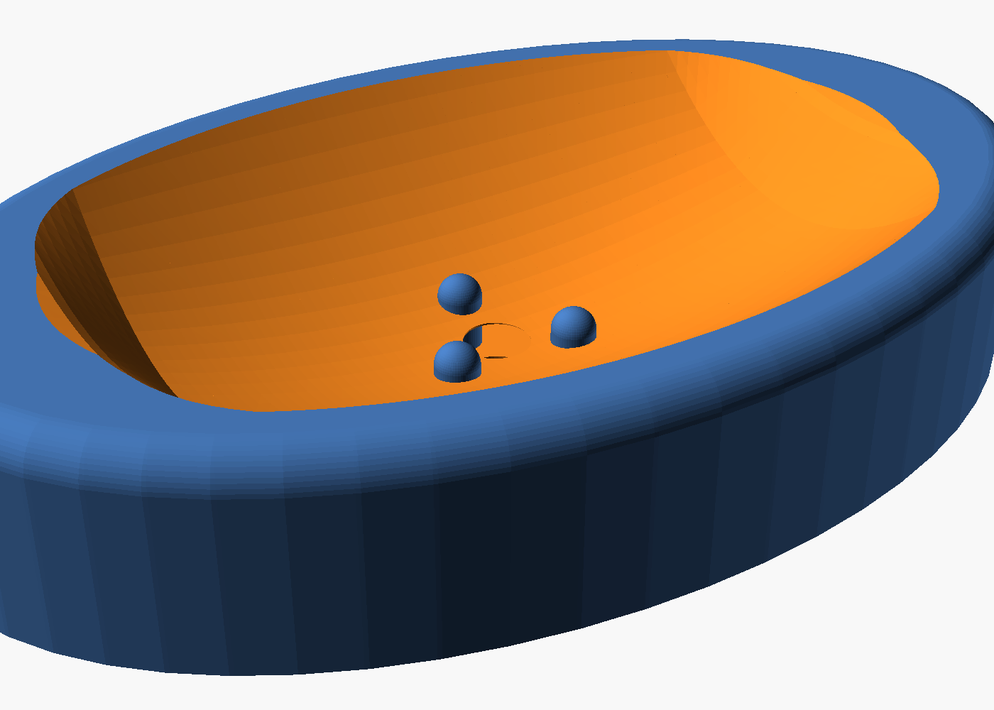
#> input picture tvalkopp/bat_sump_iso.png, 994 x 710 px, shrunk from 1400 x 1000 before the run
$ python rita_tvalkopp_sump.py
#> lines starting #> are read from the running program, lines starting #| are printed output that depends on the picture
#!/usr/bin/env python3
# -*- coding: utf-8 -*-
"""Sump + perch för sista tunna skivan. Genererar: tvalkopp_sump_ritning.png"""
import os
import numpy as np
import matplotlib
matplotlib.use("Agg")
import matplotlib.pyplot as plt
from matplotlib.patches import Polygon, Rectangle, Circle, FancyBboxPatch
from matplotlib.gridspec import GridSpec

# parametrar (= tvalkopp_bat.scad)
L, W, T = 90.0, 60.0, 25.0
fmin, cdip, Sh, xsh_ex, deckex, Yb = 7.0, 8.0, 12.0, 10.0, 17.0, 44.0
half = L/2; xs = half; xsh = xs+xsh_ex; Xb = xsh+deckex; H = fmin+cdip+Sh+6
sump_r, sump_d, nub_r, peg_d, nub_above, drain_d = 17.0, 5.0, 10.0, 6.0, 5.0, 9.0
def zlen(x):
    a=abs(x)
    if a<=xs:  return fmin+cdip*(a/xs)**2
    if a<=xsh: return (fmin+cdip)+Sh*((a-xs)/(xsh-xs))
    if a<=Xb:  return (fmin+cdip+Sh)+(H-(fmin+cdip+Sh))*((a-xsh)/(Xb-xsh))
    return H
sumpz = fmin - sump_d          # 2
nubtop = fmin + nub_above      # 12
sliver_h = 5

DISH, DISH_E = "#d9d9d9", "#4d4d4d"
DIM, NOTE, GRN, RED, WATER, SOAP = "#555555", "#222222", "#0a8f3c", "#d62728", "#7fb3e0", "#c1611f"

fig = plt.figure(figsize=(15.5, 8.8))
gs = GridSpec(2, 2, height_ratios=[1.0, 0.34], width_ratios=[1.05,1.0],
              hspace=0.14, wspace=0.08, left=0.03, right=0.985, top=0.90, bottom=0.04)

ax0 = fig.add_subplot(gs[0,0]); ax0.axis("off")
ax0.set_title("3D – sump + knottror i botten", fontsize=12, fontweight="bold")
if os.path.exists("bat_sump_iso.png"): ax0.imshow(plt.imread("bat_sump_iso.png"))

# zoomad centersektion
ax = fig.add_subplot(gs[0,1]); ax.set_aspect("equal"); ax.axis("off")
ax.set_title("Centrum i snitt – hur slutskivan hålls torr", fontsize=12, fontweight="bold")
xr = np.linspace(-34,-sump_r,30); xl = np.linspace(sump_r,34,30)
top = ([(-34, zlen(-34))] + [(x,zlen(x)) for x in xr] +
       [(-sump_r,sumpz),(sump_r,sumpz)] + [(x,zlen(x)) for x in xl] + [(34,zlen(34))])
ax.add_patch(Polygon(top+[(34,-4),(-34,-4)], closed=True, facecolor=DISH, edgecolor=DISH_E, lw=1.4))
# vatten i sumpen
ax.add_patch(Rectangle((-sump_r, sumpz), 2*sump_r, 3.2, facecolor=WATER, edgecolor="none", zorder=1))
ax.text(-sump_r+1, sumpz+1.6, "vatten", color="#1f5f9e", fontsize=8, va="center")
# avlopp
ax.add_patch(Rectangle((-drain_d/2,-4), drain_d, sump_d+2, facecolor="white", edgecolor=DISH_E, lw=1, zorder=2))
ax.add_patch(Rectangle((-drain_d/2,-4), drain_d, sump_d+2, facecolor=WATER, alpha=0.5, edgecolor="none", zorder=2))
# knottror (2 i snittet)
for nx in (-nub_r, nub_r):
    ax.add_patch(FancyBboxPatch((nx-peg_d/2+1, sumpz+1), peg_d-2, nubtop-sumpz-1,
                 boxstyle="round,pad=1,rounding_size=2.5", facecolor=DISH, edgecolor=DISH_E, lw=1.3, zorder=3))
# slutskiva (vilar på knottrorna)
ax.add_patch(FancyBboxPatch((-22+2, nubtop+2), 44-4, sliver_h-2,
             boxstyle="round,pad=2,rounding_size=2", facecolor=SOAP, alpha=0.85, edgecolor=DISH_E, lw=1.2, zorder=4))
ax.text(0, nubtop+sliver_h/2+1, "sista tunna skivan – TORR", ha="center", va="center",
        color="white", fontsize=8.5, fontweight="bold", zorder=5)

ax.annotate("knottror (perch) lyfter\nskivan ovanför vattnet (+%g)"%nub_above,
            xy=(nub_r, nubtop-2), xytext=(20, nubtop+10), color=NOTE, fontsize=8.5,
            ha="left", arrowprops=dict(arrowstyle="->",color=NOTE,lw=1))
ax.annotate("sump (−%g) samlar vattnet"%sump_d, xy=(-sump_r+4, sumpz+1),
            xytext=(-46, sumpz-3), color="#1f5f9e", fontsize=8.5, ha="left",
            arrowprops=dict(arrowstyle="->",color="#1f5f9e",lw=1))
ax.annotate("avlopp", xy=(0,-3.5), xytext=(8,-9), color=GRN, fontsize=8.5,
            arrowprops=dict(arrowstyle="->",color=GRN,lw=1))
ax.text(0, H-2, "(färsk tvål ligger högt på axlarna,\nrör aldrig knottrorna)", ha="center",
        va="top", color="#888", fontsize=8, style="italic")
ax.set_xlim(-50, 42); ax.set_ylim(-11, H+2)

axt = fig.add_subplot(gs[1,:]); axt.axis("off"); axt.set_xlim(0,100); axt.set_ylim(0,10)
txt = (
    r"$\bf{Sump\ +\ perch\ för\ slutskivan.}$  Problemet: när tvålen blivit en liten tunn skiva (kortare än axelavståndet) lossnar längsfångsten "
    "och skivan faller till botten - just där vattnet samlas. Lösningen: en SUMP (försänkning) som samlar vattnet och leder det till avloppet, "
    "och 3 små rundade KNOTTROR (perch) som skivan vilar på en bit ovanför vattnet → den hålls torr och slipp-mosas.\n"
    r"  $\bf{Smart\ detalj:}$ den färska tvålen vilar högt på de branta axlarna (~15+ mm upp) och rör aldrig knottrorna - de spelar bara roll allra sist. "
    "3 knottror = stabilt (vaggar inte), grova/rundade = tål sten."
)
axt.text(0.5, 9.4, txt, ha="left", va="top", fontsize=9.3, color=NOTE, linespacing=1.5)

fig.suptitle("TVÅLKOPP – sump + perch så sista tunna skivan inte blir liggande i blöt",
             fontsize=14, fontweight="bold", y=0.975)
fig.savefig("tvalkopp_sump_ritning.png", dpi=130)
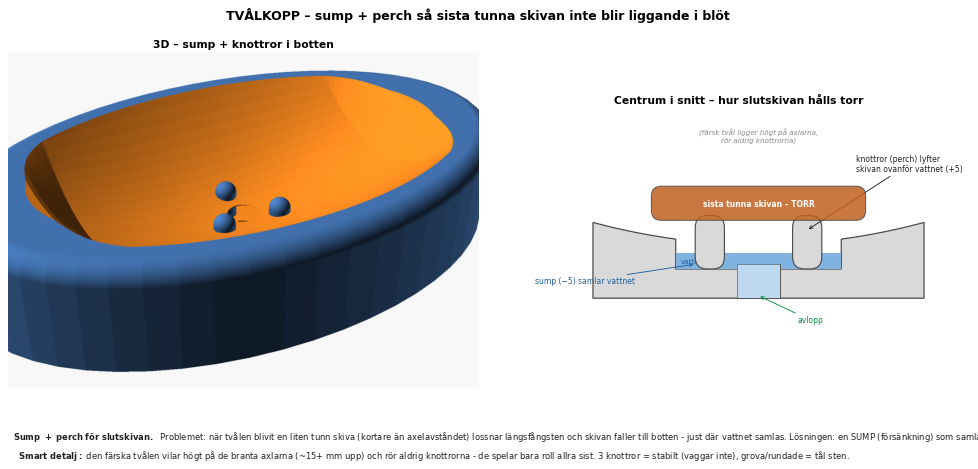
#> figure drawn by matplotlib, 2 panels
print("Sparade tvalkopp_sump_ritning.png")

$ run again, with tvalkopp/bat_iso.png copied over tvalkopp/bat_sump_iso.png
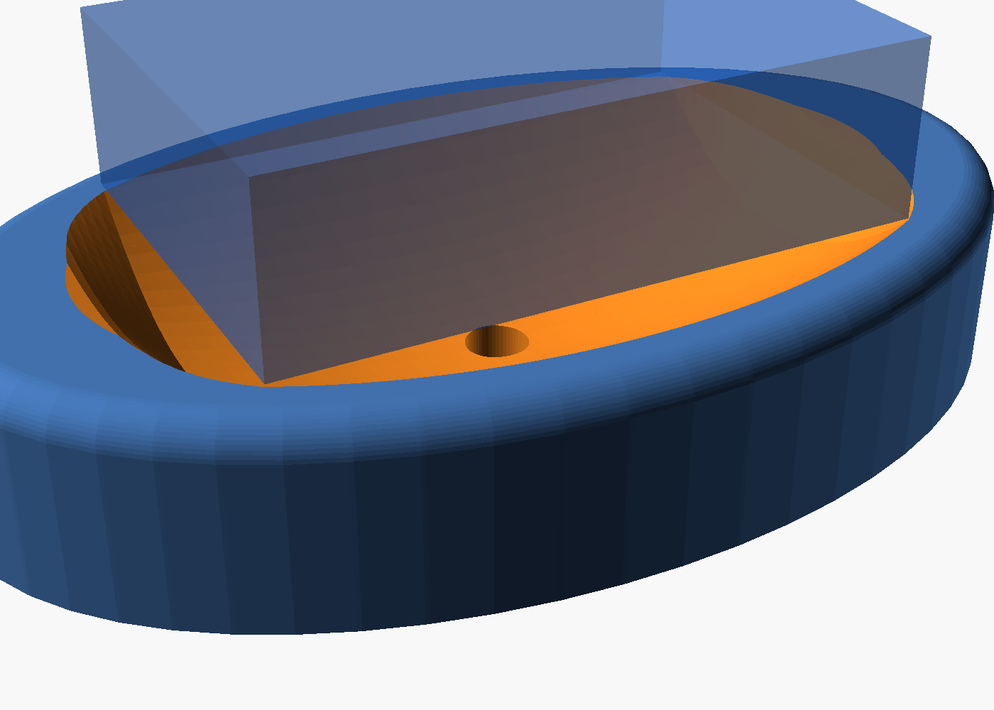
#> input picture tvalkopp/bat_iso.png, 994 x 710 px, shrunk from 1400 x 1000 before the run
#> `fig.savefig("tvalkopp_sump_ritning.png", dpi=130)`:
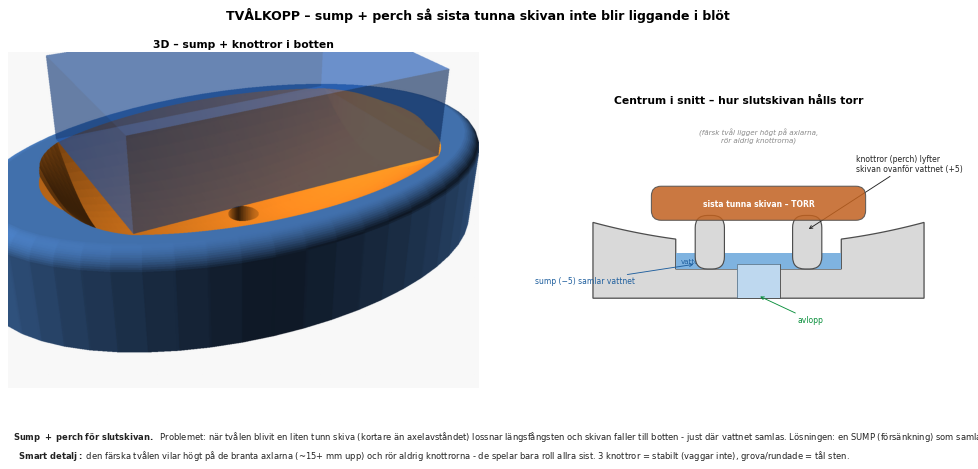
#> figure drawn by matplotlib, 2 panels

$ run again, with tvalkopp/oppen_iso.png copied over tvalkopp/bat_sump_iso.png
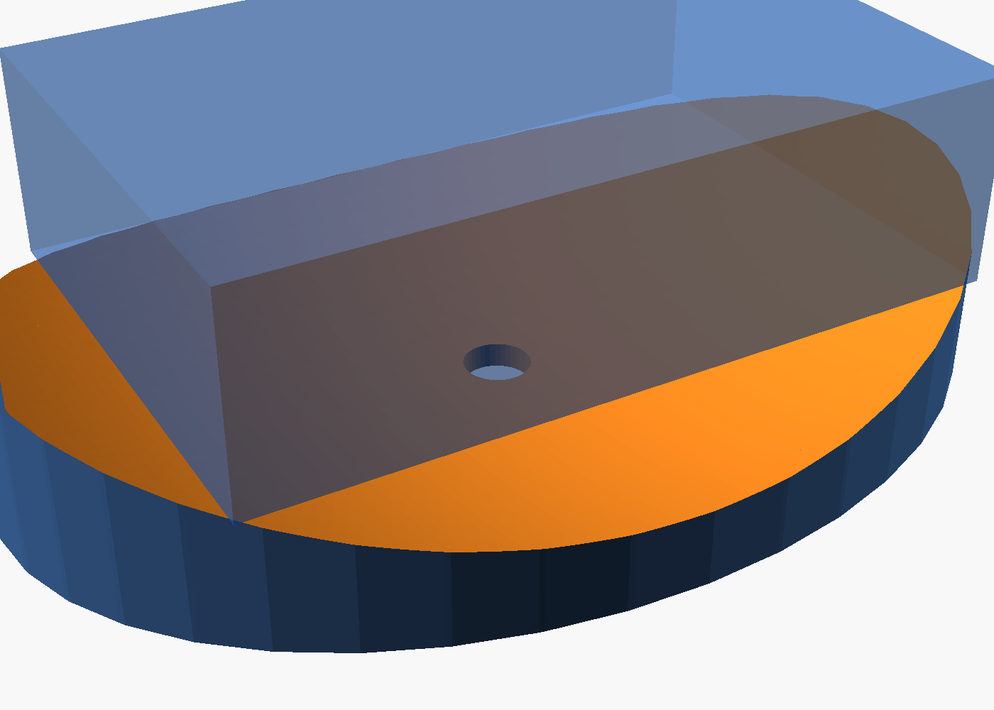
#> input picture tvalkopp/oppen_iso.png, 994 x 710 px, shrunk from 1400 x 1000 before the run
#> `fig.savefig("tvalkopp_sump_ritning.png", dpi=130)`:
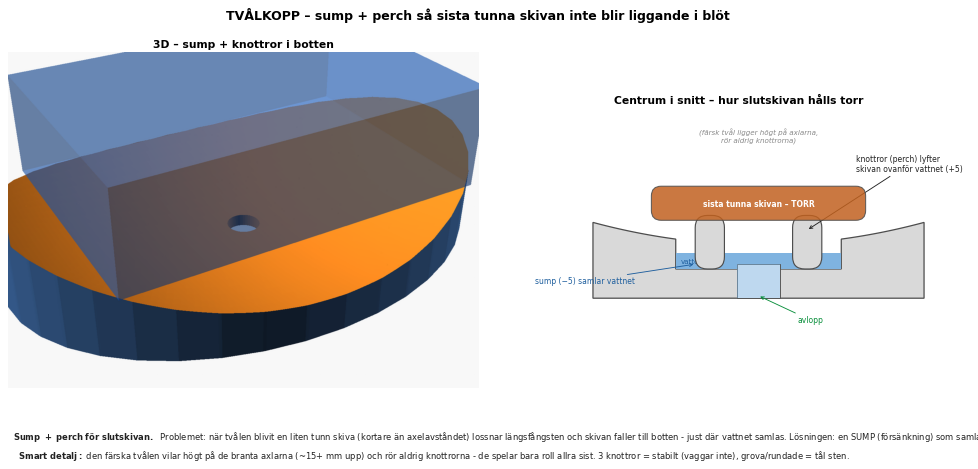
#> figure drawn by matplotlib, 2 panels

$ run again, with tvalkopp/oval_iso.png copied over tvalkopp/bat_sump_iso.png
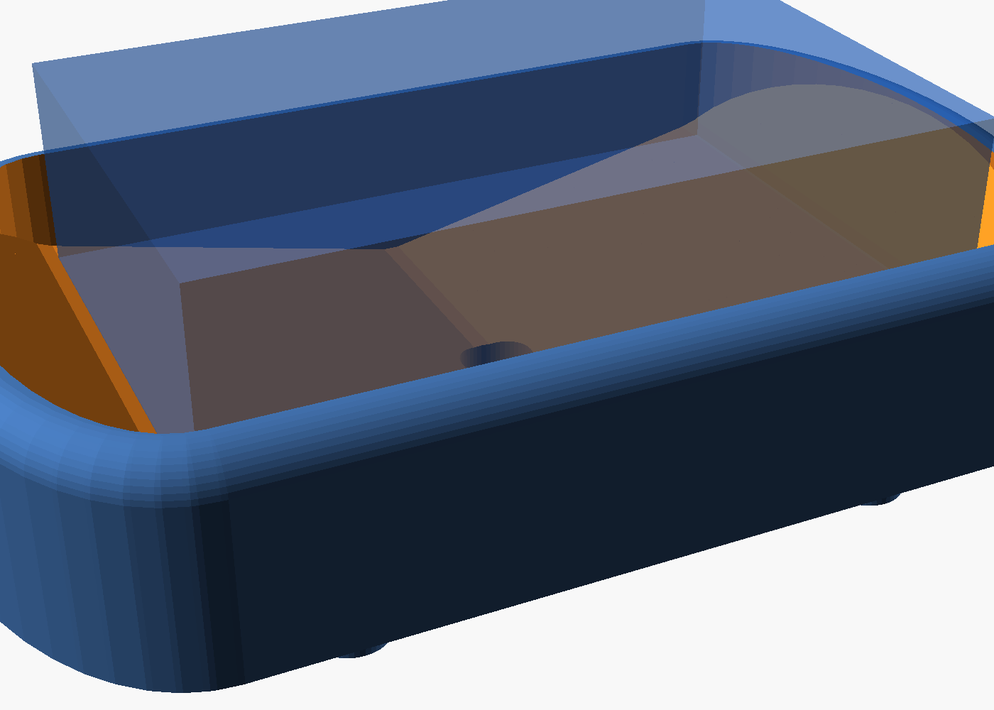
#> input picture tvalkopp/oval_iso.png, 994 x 710 px, shrunk from 1400 x 1000 before the run
#> `fig.savefig("tvalkopp_sump_ritning.png", dpi=130)`:
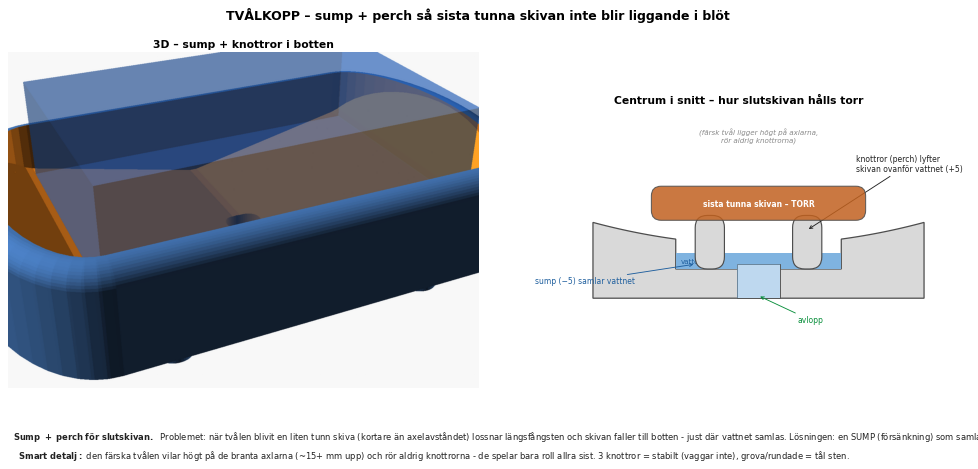
#> figure drawn by matplotlib, 2 panels
